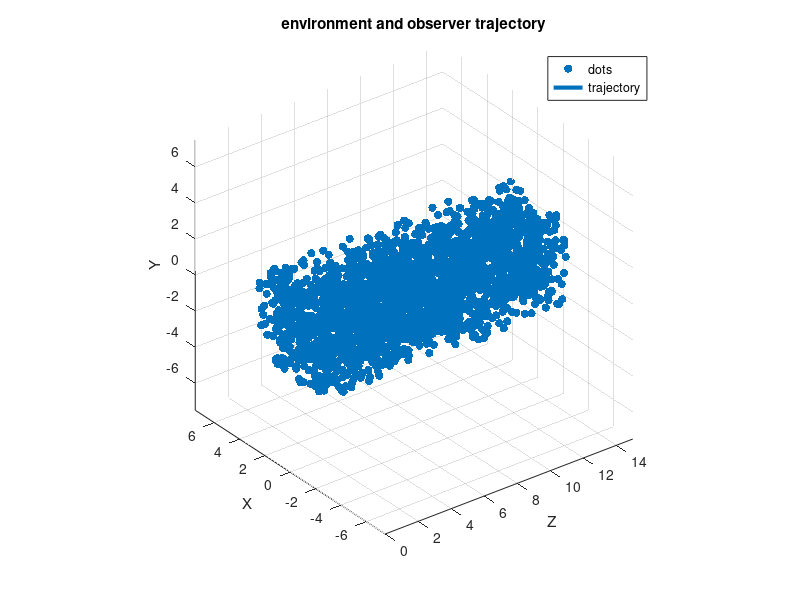
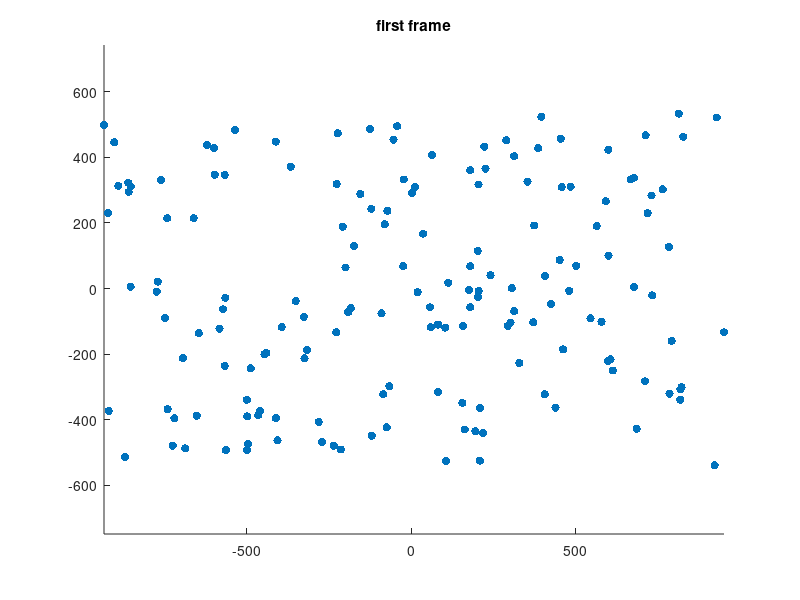

MATLAB code for these plots, in order: (Note: this script raises an error after producing the figures.)
addpath(genpath('/Applications/Psychtoolbox')) % add psychtoolbox to your path

seed=2;
rng(seed) % to have random dots that appear in the same "random" place each time
ns = 10; % number of seconds
speed = 1; %m/s speed of the observer in a straight line
fps = 30; % frames per second

dim = [5,5,ns*speed+5]; % extent of where dots can be in m: X, Y, Z. Depth is more than how far you're travelling (ns *speed) + a little extra 
% 5 m across
nClusters = 2500; % specify number of clusters
nDotsPerCluster = 1;% number of dots per cluster

viewdist = .5; %m how far the screen is from the observer
viewingdepths = [.5,5]; % nearest and furthest dots that can show up, m

windowRect = [0           0        1920        1080]; % screen size in pixels (origin, width of screen, height of screen)
pixels = windowRect(3:4); % pixel width and height of screen
screensize = [.712 .312]; % screen size in m

ppcm = [39,39]; % pixel per cm of the screen
xyrat = windowRect(3)/windowRect(4);

nDots = nDotsPerCluster*nClusters; % total numbber of dots
clusters = rand(nClusters,3).*dim - .5*[dim(1:2),0]; % randomize position of dots, centered around origin

dots = repmat(clusters,nDotsPerCluster,1);

% visualize dots, orient so that Z axis extends from observer to direction
% of gaze
figure(1), scatter3(dots(:,3), dots(:,1), dots(:,2), 'filled')
xlabel('Z')
ylabel('X')
zlabel('Y')
axis equal


% Observer trajectory

% create matrix where each row is a velocity vector, specify velocity
% between each frame

% first specify position over time
% straight line, don't change X or Y position, just Z coordinate
% start at 0, end at some distance (defined by ns*speed)
% speed/fps defines how far to go over each frame 
trajectory = [zeros(ns*fps+1,1), zeros(ns*fps+1,1),(0:(speed/fps):(ns*speed))'];


% visualize observer trajectory within dots
figure(1), hold on, plot3(trajectory(:,3), trajectory(:,1), trajectory(:,2), 'LineWidth', 3)
legend('dots', 'trajectory')
title('environment and observer trajectory')

% calculate velocity between frames
v = diff(trajectory);
theta = atan(v(:,2)./v(:,3))*.01; % calculate any change in angle

% holder matrices for screen positions
x = nan(nDots,ns*fps);
y = nan(nDots,ns*fps);
I = true(nDots,ns*fps);

for ii=1:ns*fps % 
    velocity = v(ii,:); % how much did the observer move
    % moving observer = moving world relative to observer in equal and opposite way
    % recalculating world coordinates in terms of observer reference frame,
    % where observer is always at the origin
    dots = dots - velocity; 
    % if the observer rotates, rotate the world based on 3D rotation matrix
    observerRotation = [1, 0, 0; 0, cos(theta(ii)), -sin(theta(ii)); 0, sin(theta(ii)), cos(theta(ii))];
    dots = (observerRotation*dots')';
    
    % Using projective geometry (similar triangles) to calculate where on
    % the screen the dots should appear

    % x = x coordinate on screen, y = y coordinate on screen, convert to cm
    x(:,ii) = 100*viewdist*(dots(:,1))./(dots(:,3));
    y(:,ii) = 100*viewdist*(dots(:,2))./(dots(:,3));

    % Indices of dots to show based on how close/far the dots in the real world are (viewing depths)
    I(:,ii) = dots(:,3) > viewingdepths(1)...
        & dots(:,3)< viewingdepths(2);
    % and the screensize
    I(:,ii) = I(:,ii) & abs(x(:,ii)*ppcm(1))<windowRect(3)/2 & abs(y(:,ii)*ppcm(2))<windowRect(4)/2;

    
end

% visualize first frame in pixels
figure, scatter(x(I(:,1),1)*ppcm(1), y(I(:,1),1)*ppcm(2), 'filled')
% xlim([-windowRect(3)/2, windowRect(3)/2])
% ylim([-windowRect(4)/2, windowRect(4)/2])
axis equal
title('first frame')



%% Psychtoolbox

% make it skip certain sreen tests
Screen('Preference', 'SkipSyncTests', 1)
screens = Screen('Screens');

% choose external monitor
% screenNumber = max(screens);
% choose small window on laptop screen
screenNumber = 0;


% Find the color values which correspond to white and black.
white=WhiteIndex(screenNumber);
black=BlackIndex(screenNumber);

% Round gray to integral number, to avoid roundoff artifacts with some
% graphics cards:
gray=round((white+black)/2);

PsychImaging('PrepareConfiguration');
PsychImaging('AddTask', 'General', 'NormalizedHighresColorRange', 1);
% Open an on screen window and color it black
% [window, windowRect] = PsychImaging('OpenWindow', screenNumber, 0);
[window, windowRect] = PsychImaging('OpenWindow', screenNumber,0,[0,0,960, 540]);

Screen('BlendFunction', window, GL_SRC_ALPHA, GL_ONE_MINUS_SRC_ALPHA);
screen_rect = Screen('Rect',window);

ctr = windowRect(3:4)/2;
vbl = Screen('Flip',window);

sr_hor = round(screen_rect(3)/2); % Middle of the screen, horizontally, in pixels
sr_ver = round(screen_rect(4)/2); % Middle of the screen, vertically, in pixels
fix_hor = sr_hor;     % Horizontal location of fixation cross, in pixels
fix_ver = sr_ver;     % Vertical location of fixation cross, in pixels


Xdraw = x;
Ydraw = y;


for ii=1:ns*fps
    
    xy = [Xdraw(I(:,ii),ii),Ydraw(I(:,ii),ii)]'.*ppcm';
    % draw dots on each frame, in the correct window, at xy positions,
    % size, color, center of the screen, 2 = draw round dots with
    % anti-aliasing
    Screen('DrawDots', window, xy, 10 ,[1,1,1] ,ctr, 2);

    vbl = Screen('Flip',window);
    
end

sca;
